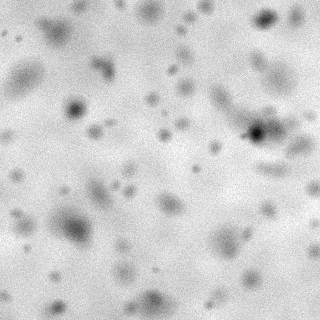
#> input picture demo_data/test/images/test_00.png, 320 x 320 px
$ python -i tem_particle_ml.py   (imports and definitions only)
#> lines starting #> are read from the running program, lines starting #| are printed output that depends on the picture; after the words box and inside, x2 and y2 are one past the last pixel; in counts of white or black regions, pixels touching at a corner belong together
#> further down, picture is the input picture: shape (320, 320, 3); min 0, max 255, mean 205.1
#!/usr/bin/env python3
"""Supervised TEM nanoparticle analyzer.

Research prototype: RF semantic segmentation + marker watershed.
Demo images are SYNTHETIC, not experimental TEM.
"""
from __future__ import annotations
import argparse
import csv
import json
import math
from pathlib import Path

import cv2
import joblib
import numpy as np
from scipy import ndimage as ndi
from scipy.optimize import linear_sum_assignment
from scipy.spatial.distance import cdist
from skimage import measure, morphology, segmentation
from sklearn.ensemble import RandomForestClassifier


# [12 lines left out: function read_gray, not called in this run]


def normalize(image):
    lo, hi = np.percentile(image, [1, 99.5])
#> lo = 120; hi = 244
    return np.clip((image-lo)/max(float(hi-lo), 1e-5), 0, 1).astype(np.float32)
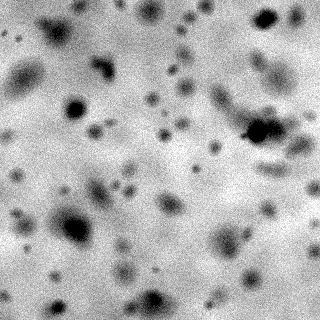
#> returned value: shape (320, 320, 3) float32; min 0, max 1, mean 0.688


def feature_stack(image):
    x = normalize(image)
    f = [x]
    for sigma in (1., 2., 4., 8.):
        g = ndi.gaussian_filter(x, sigma)
        f.extend([g, x-g, -ndi.gaussian_laplace(x, sigma)*sigma**2])
        if sigma <= 4:
            gx = ndi.gaussian_filter(x, sigma, order=(0, 1))
            gy = ndi.gaussian_filter(x, sigma, order=(1, 0))
            f.append(np.hypot(gx, gy))
#> this loop made 1 pass
#> pass 1, in feature_stack, `g = ndi.gaussian_filter(x, sigma)`:
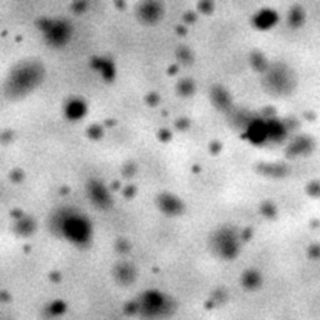
#> g: shape (320, 320, 3) float32; min 0, max 0.981, mean 0.688
#> after the loop, f = 4 items
    bg = ndi.gaussian_filter(x, 20)
    f.extend([x-bg, bg, np.sqrt(np.maximum(ndi.gaussian_filter(x*x, 2)-ndi.gaussian_filter(x, 2)**2, 0))])
    return np.stack(f, axis=-1).astype(np.float32)


# [319 lines left out: functions pairs, read_mask, fit_model, predict_probability, split_instances, measure_particles and 6 more, not called in this run]


# [2 lines not run here, left out]

>>> import cv2
>>> picture = cv2.imread('demo_data/test/images/test_00.png')
#> (the run stopped early here; a loop or call above may not have finished)

$ run again, on demo_data/test/masks/test_01.png
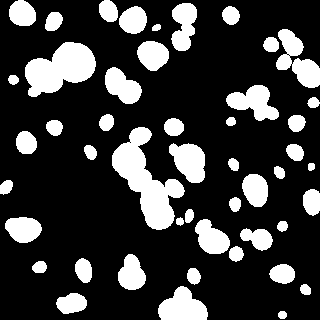
#> input picture demo_data/test/masks/test_01.png, 320 x 320 px
#> picture is the input picture: shape (320, 320, 3); 22.7% white; 48 white regions, largest, box (x1, y1, x2, y2) and area: (112, 127, 185, 230) 3126, (25, 42, 96, 97) 2436, (276, 29, 320, 88) 1283
#> lo = 0; hi = 255
#> the loop in feature_stack, `for sigma in (1., 2., 4., 8.):` made 1 pass
#> pass 1, in feature_stack, `g = ndi.gaussian_filter(x, sigma)`:
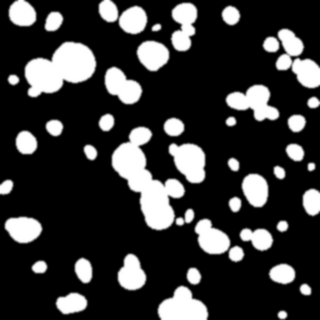
#> g: shape (320, 320, 3) float32; min 0, max 1, mean 0.227
#> after the loop in feature_stack, `for sigma in (1., 2., 4., 8.):`: f = 4 items

$ run again, on demo_data/test/masks/test_02.png
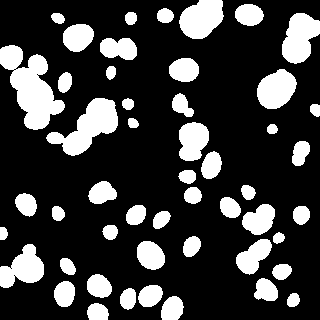
#> input picture demo_data/test/masks/test_02.png, 320 x 320 px
#> picture is the input picture: shape (320, 320, 3); 23.5% white; 50 white regions, largest, box (x1, y1, x2, y2) and area: (0, 45, 65, 130) 2742, (46, 98, 118, 156) 1900, (282, 13, 320, 64) 1328
#> lo = 0; hi = 255
#> the loop in feature_stack, `for sigma in (1., 2., 4., 8.):` made 1 pass
#> pass 1, in feature_stack, `g = ndi.gaussian_filter(x, sigma)`:
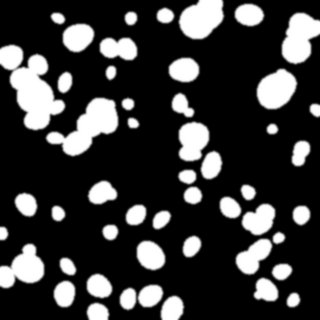
#> g: shape (320, 320, 3) float32; min 0, max 1, mean 0.235
#> after the loop in feature_stack, `for sigma in (1., 2., 4., 8.):`: f = 4 items
